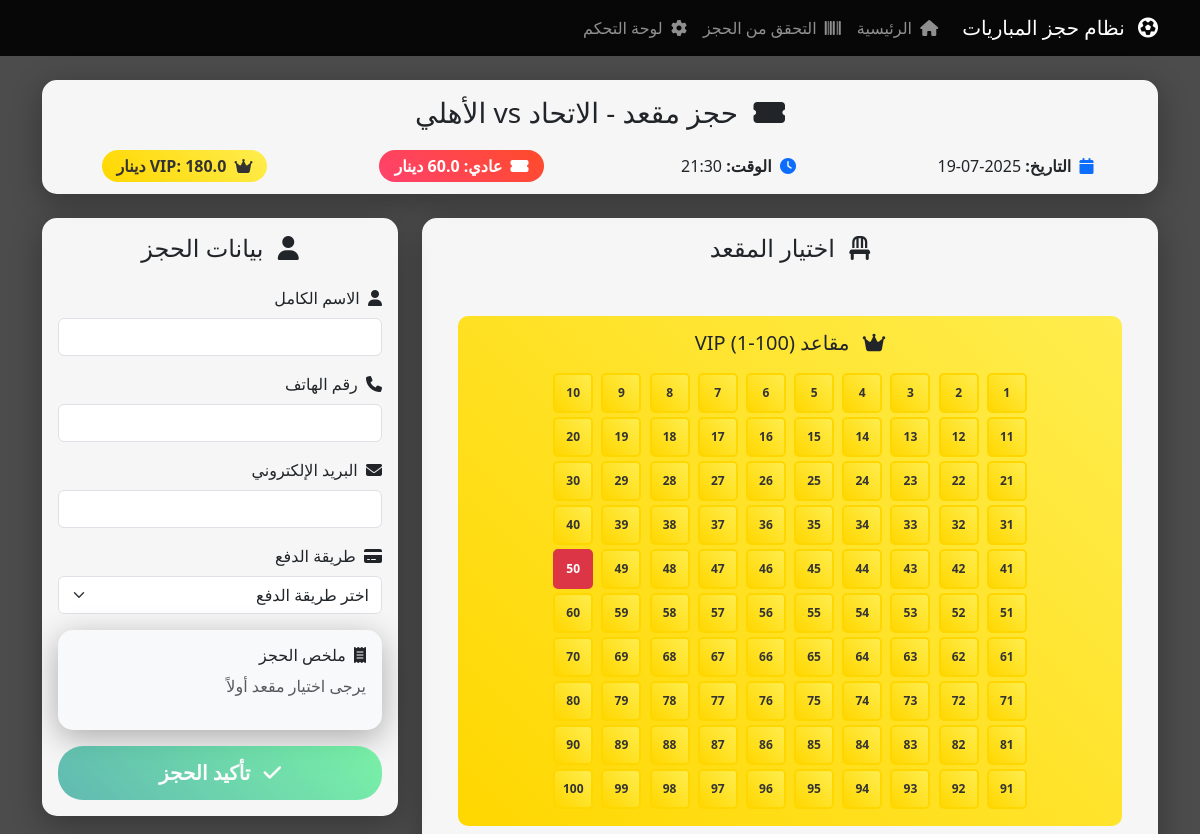
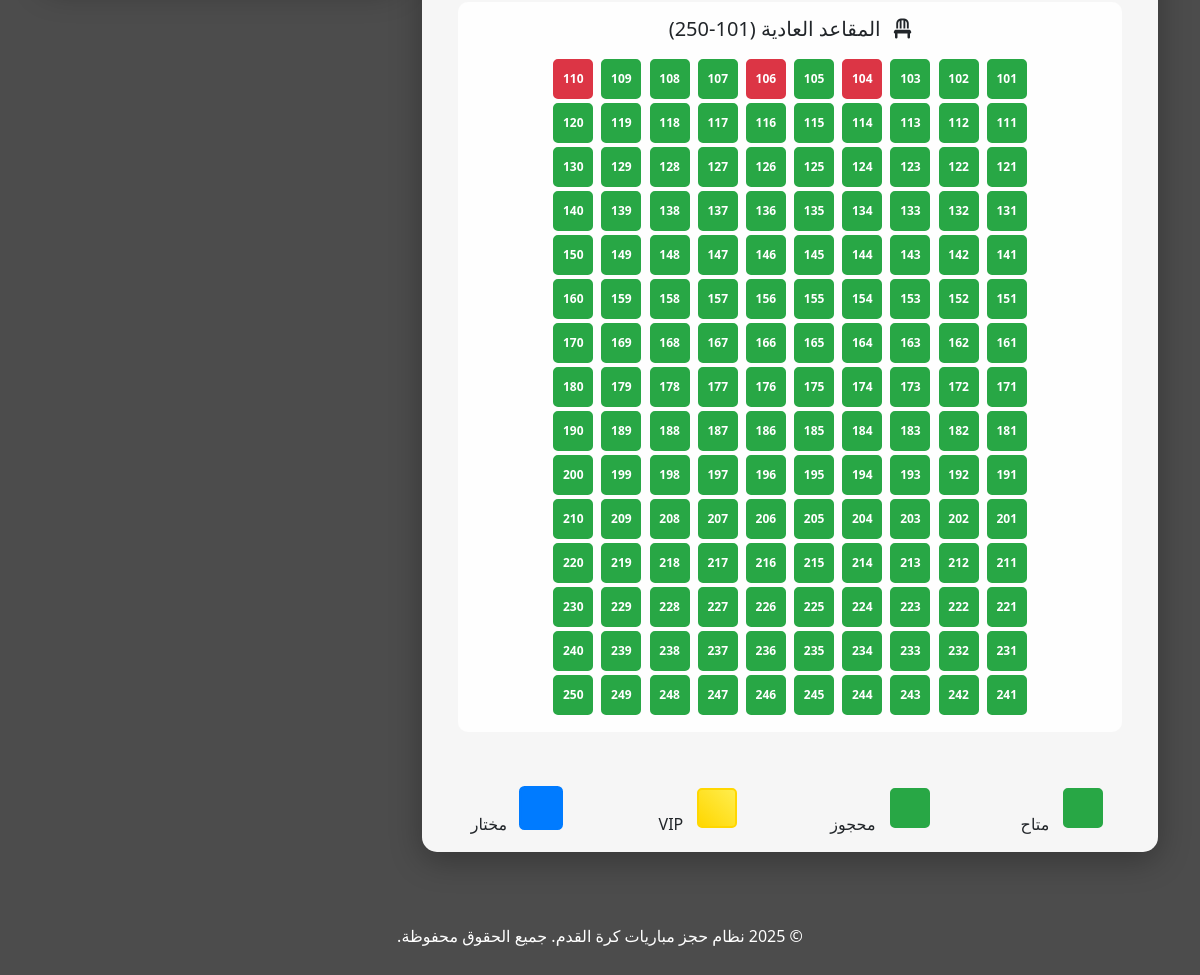
/booking/2, run on the app's committed database (2 pictures, top to bottom).
### main.py (models this page shows)
class Match(Base):
    __tablename__ = "matches"
    id = Column(Integer, primary_key=True, index=True)
    title = Column(String, index=True)
    date = Column(DateTime)
    time = Column(String)
    price_normal = Column(Float)
    price_vip = Column(Float)
    total_seats = Column(Integer, default=250)
    vip_seats = Column(Integer, default=100)
    normal_seats = Column(Integer, default=150)
    is_active = Column(Boolean, default=True)

### main.py (the view)
@app.get("/booking/{match_id}", response_class=HTMLResponse)
async def booking_page(request: Request, match_id: int, db: Session = Depends(get_db)):
    match = db.query(Match).filter(Match.id == match_id).first()
    if not match:
        raise HTTPException(status_code=404, detail="المباراة غير موجودة")
    booked_seats = db.query(Booking).filter(Booking.match_id == match_id).all()
    booked_seat_numbers = [booking.seat_number for booking in booked_seats]
    return templates.TemplateResponse("booking.html", {
        "request": request,
        "match": match,
        "booked_seats": booked_seat_numbers
    })

### templates/booking.html (shortened to what this page needs)
{% extends "base.html" %}
{% block content %}
<div class="row">
    <div class="col-12">
        <div class="card mb-4">
            <div class="card-body">
                <h3 class="text-center mb-4">
                    <i class="fas fa-ticket-alt me-2"></i>
                    حجز مقعد - {{ match.title }}
                </h3>
                <div class="row text-center">
                    <div class="col-md-3">
                        <i class="fas fa-calendar text-primary me-1"></i>
                        <strong>التاريخ:</strong> {{ match.date.strftime('%Y-%m-%d') }}
                    </div>
                    <div class="col-md-3">
                        <i class="fas fa-clock text-primary me-1"></i>
                        <strong>الوقت:</strong> {{ match.time }}
                    </div>
                    <div class="col-md-3">
                        <span class="price-badge">
                            <i class="fas fa-ticket-alt me-1"></i>
                            عادي: {{ match.price_normal }} دينار
                        </span>
                    </div>
                    <div class="col-md-3">
                        <span class="vip-badge">
                            <i class="fas fa-crown me-1"></i>
                            VIP: {{ match.price_vip }} دينار
                        </span>
                    </div>
                </div>
            </div>
        </div>
    </div>
</div>
<div class="row">
    <div class="col-lg-8">
        <div class="card">
            <div class="card-body">
                <h4 class="text-center mb-4">
                    <i class="fas fa-chair me-2"></i>
                    اختيار المقعد
                </h4>
                <div class="stadium-layout">
                    <div class="vip-section">
                        <h5 class="text-center mb-3">
                            <i class="fas fa-crown me-2"></i>
                            مقاعد VIP (1-100)
                        </h5>
                        <div class="text-center" id="vip-seats">
                            {% for i in range(1, 101) %}
                            <div class="seat {% if i in booked_seats %}booked{% else %}available vip{% endif %}"
                                 data-seat="{{ i }}"
                                 data-type="vip"
                                 data-price="{{ match.price_vip }}">
                                {{ i }}
                            </div>
                            {% if i % 10 == 0 %}<br>{% endif %}
                            {% endfor %}
                        </div>
                    </div>
                    <div class="normal-section">
                        <h5 class="text-center mb-3">
                            <i class="fas fa-chair me-2"></i>
                            المقاعد العادية (101-250)
                        </h5>
                        <div class="text-center" id="normal-seats">
                            {% for i in range(101, 251) %}
                            <div class="seat {% if i in booked_seats %}booked{% else %}available{% endif %}"
                                 data-seat="{{ i }}"
                                 data-type="normal"
                                 data-price="{{ match.price_normal }}">
                                {{ i }}
                            </div>
                            {% if i % 10 == 0 %}<br>{% endif %}
                            {% endfor %}
                        </div>
                    </div>
                </div>
                <div class="text-center mt-4">
                    <div class="row">
                        <div class="col-md-3">
                            <div class="seat available d-inline-block"></div>
                            <span class="ms-2">متاح</span>
                        </div>
                        <div class="col-md-3">
                            <div class="seat booked d-inline-block"></div>
                            <span class="ms-2">محجوز</span>
                        </div>
                        <div class="col-md-3">
                            <div class="seat vip d-inline-block"></div>
                            <span class="ms-2">VIP</span>
                        </div>
                        <div class="col-md-3">
                            <div class="seat selected d-inline-block"></div>
                            <span class="ms-2">مختار</span>
                        </div>
                    </div>
                </div>
            </div>
        </div>
    </div>
    <div class="col-lg-4">
        <div class="card">
            <div class="card-body">
                <h4 class="text-center mb-4">
                    <i class="fas fa-user me-2"></i>
                    بيانات الحجز
                </h4>
                <form id="booking-form">
                    <div class="mb-3">
                        <label for="customer-name" class="form-label">
                            <i class="fas fa-user me-1"></i>
                            الاسم الكامل
                        </label>
                        <input type="text" class="form-control" id="customer-name" name="customer_name" required>
                    </div>
                    <div class="mb-3">
                        <label for="customer-phone" class="form-label">
                            <i class="fas fa-phone me-1"></i>
                            رقم الهاتف
                        </label>
                        <input type="tel" class="form-control" id="customer-phone" name="customer_phone" required>
                    </div>
                    <div class="mb-3">
                        <label for="customer-email" class="form-label">
                            <i class="fas fa-envelope me-1"></i>
                            البريد الإلكتروني
                        </label>
                        <input type="email" class="form-control" id="customer-email" name="customer_email" required>
                    </div>
                    <div class="mb-3">
                        <label for="payment-method" class="form-label">
                            <i class="fas fa-credit-card me-1"></i>
                            طريقة الدفع
                        </label>
                        <select class="form-select" id="payment-method" name="payment_method" required onchange="togglePaymentCode()">
                            <option value="">اختر طريقة الدفع</option>
                        </select>
                    </div>
                    <div class="card bg-light mb-3">
                        <div class="card-body">
                            <h6 class="card-title">
                                <i class="fas fa-receipt me-1"></i>
                                ملخص الحجز
                            </h6>
                            <div id="booking-summary">
                                <p class="text-muted">يرجى اختيار مقعد أولاً</p>
                            </div>
                        </div>
                    </div>
                    <button type="submit" class="btn btn-success btn-lg w-100" id="submit-booking" disabled>
                        <i class="fas fa-check me-2"></i>
                        تأكيد الحجز
                    </button>
                </form>
            </div>
        </div>
    </div>
</div>
{% endblock %}

### templates/base.html (style rules this page uses)
body { background: linear-gradient(rgba(0, 0, 0, 0.7), rgba(0, 0, 0, 0.7)), url('https://images.unsplash.com/photo-1552318965-6e6be7484ada?ixlib=rb-4.0.3&ixid=M3wxMjA3fDB8MHxwaG90by1wYWdlfHx8fGVufDB8fHx8fA%3D%3D&auto=format&fit=crop&w=2070&q=80'); background-size: cover; background-position: center; background-attachment: fixed; font-family: 'Segoe UI', Tahoma, Geneva, Verdana, sans-serif; min-height: 100vh; }
.card { background: rgba(255, 255, 255, 0.95); backdrop-filter: blur(10px); border: none; border-radius: 15px; box-shadow: 0 8px 32px rgba(0, 0, 0, 0.3); }
.btn-success { background: linear-gradient(45deg, #11998e, #38ef7d); border: none; border-radius: 25px; padding: 12px 30px; font-weight: bold; }
.seat { width: 40px; height: 40px; margin: 2px; border: 2px solid #ddd; border-radius: 5px; display: inline-flex; align-items: center; justify-content: center; cursor: pointer; transition: all 0.3s ease; font-size: 12px; font-weight: bold; }
.seat.available { background: #28a745; color: white; border-color: #28a745; }
.seat.booked { background: #dc3545; color: white; border-color: #dc3545; cursor: not-allowed; }
.seat.vip { background: linear-gradient(45deg, #ffd700, #ffed4e); color: #333; border-color: #ffd700; }
.seat.selected { background: #007bff; color: white; border-color: #007bff; transform: scale(1.1); }
.stadium-layout { background: rgba(255, 255, 255, 0.1); border-radius: 15px; padding: 20px; margin: 20px 0; }
.vip-section { background: linear-gradient(45deg, #ffd700, #ffed4e); border-radius: 10px; padding: 15px; margin: 10px 0; }
.normal-section { background: rgba(255, 255, 255, 0.9); border-radius: 10px; padding: 15px; margin: 10px 0; }
.price-badge { background: linear-gradient(45deg, #ff416c, #ff4b2b); color: white; padding: 5px 15px; border-radius: 20px; font-weight: bold; }
.vip-badge { background: linear-gradient(45deg, #ffd700, #ffed4e); color: #333; padding: 5px 15px; border-radius: 20px; font-weight: bold; }

### data on the page
Match: title "الاتحاد vs الأهلي", date "2025-07-19", time "21:30", price_vip "180.0"

### other printed values
{{ i }} "1" "2" "3" "4" "5" "6" "7" "8" "9" "10" "11" "12" "13" "14" "15" "16" "17" "18" "19" "20" "21" "22" "23" "24" "25" "26" "27" "28" "29" "30" "31" "32" "33" "34" "35" "36" "37" "38" "39" "40" "41" "42" "43" "44" "45" "46" "47" "48" "49" "50" "51" "52" "53" "54" "55" "56" "57" "58" "59" "60" "61" "62" "63" "64" "65" "66" "67" "68" "69" "70" "71" "72" "73" "74" "75" "76" "77" "78" "79" "80" "81" "82" "83" "84" "85" "86" "87" "88" "89" "90" "91" "92" "93" "94" "95" "96" "97" "98" "99" "100"
{{ i }} "101" "102" "103" "104" "105" "106" "107" "108" "109" "110" "111" "112" "113" "114" "115" "116" "117" "118" "119" "120" "121" "122" "123" "124" "125" "126" "127" "128" "129" "130" "131" "132" "133" "134" "135" "136" "137" "138" "139" "140" "141" "142" "143" "144" "145" "146" "147" "148" "149" "150" "151" "152" "153" "154" "155" "156" "157" "158" "159" "160" "161" "162" "163" "164" "165" "166" "167" "168" "169" "170" "171" "172" "173" "174" "175" "176" "177" "178" "179" "180" "181" "182" "183" "184" "185" "186" "187" "188" "189" "190" "191" "192" "193" "194" "195" "196" "197" "198" "199" "200" "201" "202" "203" "204" "205" "206" "207" "208" "209" "210" "211" "212" "213" "214" "215" "216" "217" "218" "219" "220" "221" "222" "223" "224" "225" "226" "227" "228" "229" "230" "231" "232" "233" "234" "235" "236" "237" "238" "239" "240" "241" "242" "243" "244" "245" "246" "247" "248" "249" "250"
